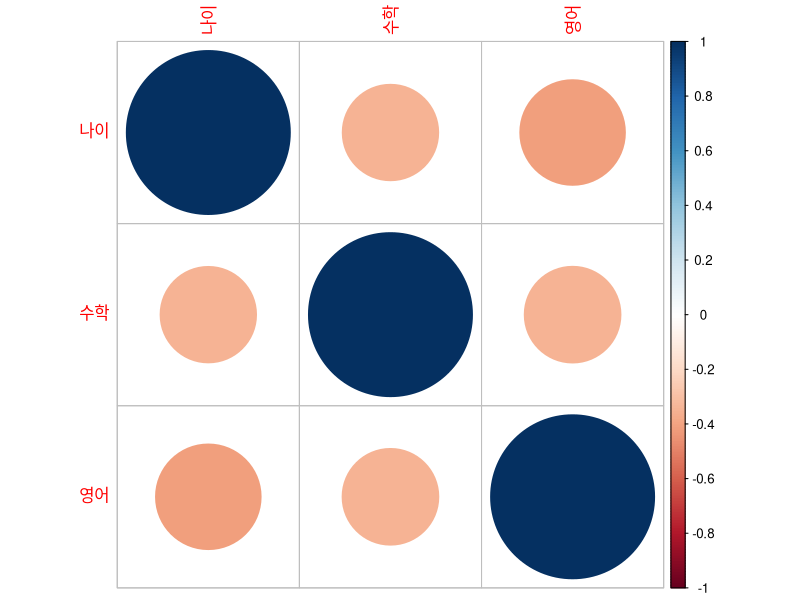

Generate this figure with R:
# 상관계수 예제

# 엑셀 파일 읽기 패키지 로드
library(readxl)

# 이전 실습에서 생성한 엑셀 파일 읽기
students <- read_excel("data/my_students.xlsx", sheet = "Sheet1")

# 영어 점수와 수학 점수간 상관계수 구하기
correlation <- cor(students$수학, students$영어)

print(paste("수학과 영어 점수 간의 상관계수: ", correlation))


# corrplot 패키지 설치 (이미 설치된 경우 생략 가능)
install.packages("corrplot")

# corrplot 패키지 로드
library(corrplot)

# 엑셀 파일 읽기 패키지 로드
library(readxl)

# 이전 실습에서 생성한 엑셀 파일 읽기
students <- read_excel("data/my_students.xlsx", sheet = "Sheet1")

# 상관계수 행렬 계산
correlation_matrix <- cor(students[, c("나이", "수학", "영어")])

# 상관계수 행렬 시각화
corrplot(correlation_matrix, method = "circle")
